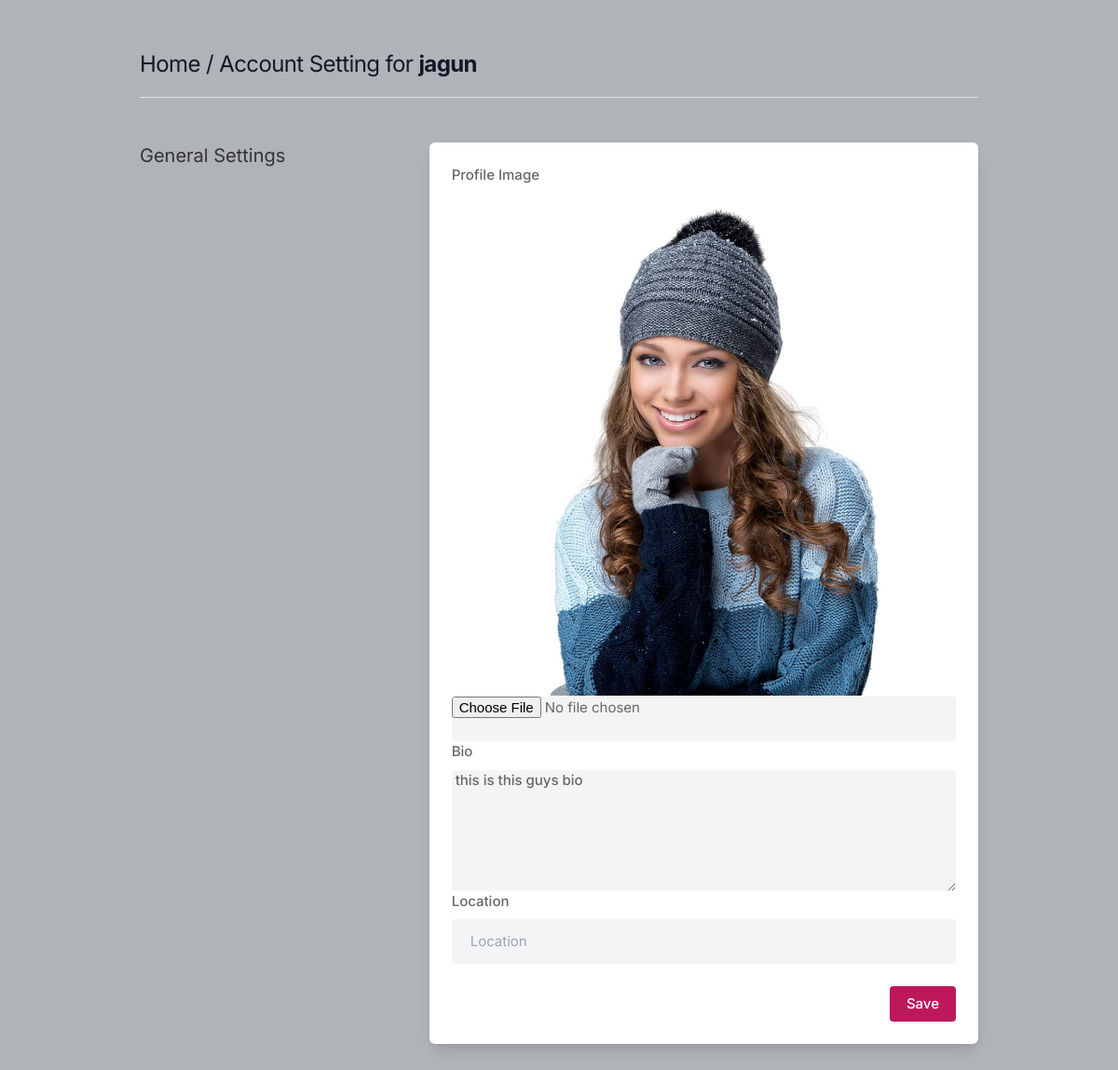
The app's page /setting/ (signed in) with its own data.
### core/models.py (models this page shows, shortened)
class profile(models.Model):
    user = models.ForeignKey(User, on_delete=models.CASCADE)
    id_user = models.IntegerField()
    bio = models.TextField(blank=True)
    profileimg = models.ImageField(upload_to="profile_images", default="book-icon.png")
    location = models.CharField(max_length=100, blank=True)

### core/views.py (the view, shortened to what this page needs)
# urls.py: path("setting/", views.setting, name='setting'),
@login_required(login_url='signin')
def setting(request):
    user_profile = profile.objects.get(user = request.user)
    context  = {
        'user_profile' : user_profile
    }
    return render(request, 'setting.html', context)

### templates/setting.html (shortened to what this page needs)
{% load static %}
<!DOCTYPE html>
<html lang="en">
<head>
    <link rel="stylesheet" href="{% static 'assets/css/icons.css' %}">
    <link rel="stylesheet" href="{% static 'assets/css/uikit.css' %}">
    <link rel="stylesheet" href="{% static 'assets/css/style.css' %}">
    <link rel="stylesheet" href="{% static 'assets/css/tailwind.css' %}">
</head>
<body>
    <div class="container m-auto">
        <h1 class="text-2xl leading-none text-gray-900 tracking-tight mt-3"> <a href="/">Home</a> / Account Setting for
            <b>{{request.user.username}}</b> </h1>
        <br>
        <hr>
        <div class="grid lg:grid-cols-3 mt-12 gap-8">
            <div>
                <h3 class="text-xl mb-2"> General Settings</h3>
            </div>
            <div class="bg-white rounded-md lg:shadow-lg shadow col-span-2">
                <div class=" grid-cols-2 gap-3 lg:p-6 p-4">
                    <form action="" method="POST" enctype="multipart/form-data">
                        <div class="col-span-2">
                            <label for="about">Profile Image</label>
                            <img src="{{ user_profile.profileimg.url }}" />
                            <input type="file" name="image" id="" class="shadow-none bg-gray-100">
                        </div>
                        <div class="col-span-2">
                            <label for="about">Bio</label>
                            <textarea id="about" name="bio" rows="3" class="shadow-none bg-gray-100"> {{ user_profile.bio }} </textarea>
                        </div>
                        <div class="col-span-2">
                            <label for=""> Location</label>
                            <input value="{{user_profile.location }}" type="text" name="location" placeholder="Location" class="shadow-none bg-gray-100">
                        </div>
                        </div>
                        <div class="bg-gray-10 p-6 pt-0 flex justify-end space-x-3">
                            <button type="submit" class="button bg-blue-700"> Save </button>
                        </div>
            </div>
            <br>
        </div>
    </div>
</body>
</html>

### static/assets/css/style.css (style rules this page uses)
body { background-color: #B0B3B8!important; }
button { vertical-align: middle; }
span.button, button.button { background-color: #be185d; top: 0; color: #fff; position: relative; padding: 8px 18px; line-height: 22px; position: relative; font-weight: 500; font-size: 15px; display: inline-block; -webkit-transition: all 0.2s ease-in-out; transition: all 0.2s ease-in-out; cursor: pointer; overflow: hidden; border: none; border-radius: 4px; -webkit-box-shadow: 0 1px 3px rgba(0, 0, 0, 0.1); box-shadow: 0 1px 3px rgba(0, 0, 0, 0.1); }
input { height: 48px; line-height: 48px; padding: 0 20px; outline: none; font-size: 15px; color: #808080; max-width: 100%; width: 100%; -webkit-box-sizing: border-box; box-sizing: border-box; display: block; font-weight: 400; opacity: 1; border-radius: 4px; border: none; -webkit-box-shadow: 0 1px 4px 0px rgba(0, 0, 0, 0.12); box-shadow: 0 1px 4px 0px rgba(0, 0, 0, 0.12); }
input[type="text"], input[type="password"], input[type="email"], input[type="number"] { height: 48px; line-height: 48px; padding: 0 20px; outline: none; font-size: 15px; color: #808080; max-width: 100%; width: 100%; -webkit-box-sizing: border-box; box-sizing: border-box; display: block; font-weight: 400; opacity: 1; border-radius: 4px; border: none; -webkit-box-shadow: 0 1px 4px 0px rgba(0, 0, 0, 0.12); box-shadow: 0 1px 4px 0px rgba(0, 0, 0, 0.12); }
textarea { height: 48px; line-height: 48px; padding: 0 20px; outline: none; font-size: 15px; color: #808080; margin: 0 0 16px 0; max-width: 100%; width: 100%; -webkit-box-sizing: border-box; box-sizing: border-box; display: block; background-color: #fff; font-weight: 500; opacity: 1; border-radius: 4px; border: none; -webkit-box-shadow: 0 1px 4px 0px rgba(0, 0, 0, 0.12); box-shadow: 0 1px 4px 0px rgba(0, 0, 0, 0.12); }
input { -webkit-transition: all 0.1s ease-in-out; transition: all 0.1s ease-in-out; }
::placeholder { color: #808080; opacity: 1; }
textarea { height: auto; line-height: 27px; padding: 20px; min-height: 130px; -webkit-transition: none !important; transition: none !important; min-width: 100%; }
label, legend { display: block; font-weight: bold; font-size: 15px; font-weight: 500; margin-bottom: 8px; }
button { border: none; margin: 0; padding: 0; width: auto; overflow: visible; background: transparent; color: inherit; font: inherit; line-height: normal; cursor: pointer; }
a { color: #be185d; -webkit-transition: 0.3s; transition: 0.3s; outline: none !important; }
button { outline: none !important; }
img { max-width: 100%; }
body { color: #666; font-size: 15px; line-height: 27px; background-color: #f0f2f5; font-family: "Inter", sans-serif; text-transform: none; }
h1, h2, h3, h4, h5, h6 { font-family: "Inter", sans-serif; text-transform: none; }
input[type="text"], input[type="password"], input[type="email"] { font-family: "Inter", sans-serif; text-transform: none; }
textarea, select { font-family: "Inter", sans-serif; text-transform: none; }
button, body .pac-container { font-family: "Inter", sans-serif; text-transform: none; }
h1, h2, h3, h4, h5, h6 { color: #333; font-weight: 500; margin: 0; padding: 0; }
h1 { font-size: 32px; }
h3 { font-size: 22px; }
b, strong { font-weight: 700 !important; }
@media (min-width: 1024px) { .container { max-width: 900px !important; padding-top: 45px; } }
.shadow-none { -webkit-box-shadow: none !important; box-shadow: none !important; }

### records on screen
profile: profileimg (picture), bio "this is this guys bio"

### other values on screen
{{ request.user.username }} "jagun"
